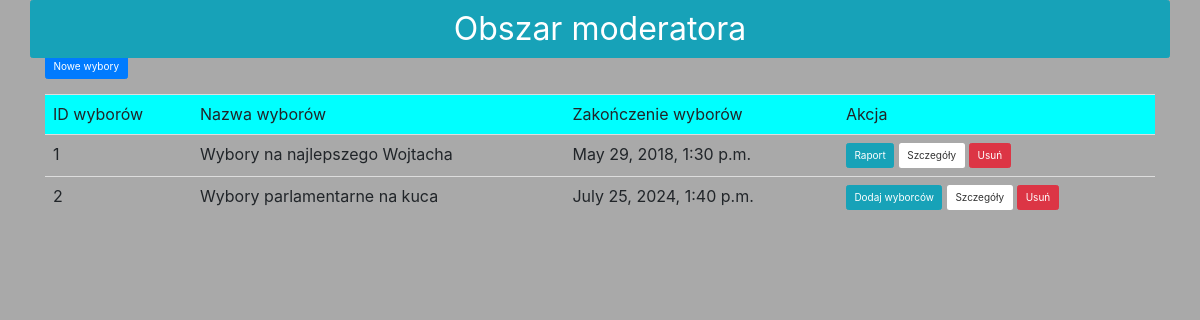
/mod/elections (signed in), run on an earlier commit of the app's database.
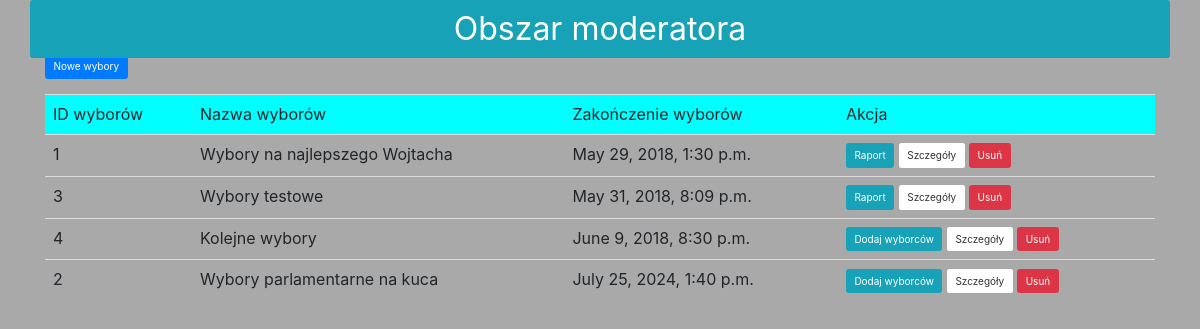
And on a later commit of the database.
### mysite/models.py (models this page shows, shortened)
class wybory(models.Model):
    ID_WYBOROW = models.AutoField(primary_key=True)
    nazwaWyborow = models.CharField(max_length=100)
    maxLiczbaKandydatowDoPoparcia = models.PositiveIntegerField()
    dataRozpoczecia = models.DateTimeField()
    dataZakonczenia = models.DateTimeField()
    class Meta:
        ordering = ["ID_WYBOROW"]
        db_table = "Wybory"
        verbose_name = "Wybory"
        verbose_name_plural = "Wybory"

### mysite/views.py (the view)
# urls.py: path('mod/elections', views.mod_election_list, name='Wybory mod'),
def mod_election_list(request):
    if request.user.is_authenticated:
        user = request.user
        logged_user = myUser.objects.get(username=user.username)
        if not logged_user.is_mod:
            return render(request, 'access_denied.html')
    else:
        return render(request, 'access_denied.html')
    template = loader.get_template("ModTemplates/mod_election_list.html")
    mylist = []
    all_elections = wybory.objects.all().order_by('dataZakonczenia')
    for x in all_elections:
        if str(datetime.datetime.now(pytz.timezone('Europe/Warsaw'))) < str(x.dataZakonczenia):
            in_time = True
        else:
            in_time = False
        this_election = electionsForList()
        this_election.myElection = x
        this_election.in_time = in_time
        mylist.append(this_election)
    username = 'moderator ' + logged_user.mod_profile.name + ' ' + logged_user.mod_profile.surname
    context = {
        'username': username,
        'all_elections': mylist
    }
    return HttpResponse(template.render(context, request))

### mysite/templates/ModTemplates/mod_election_list.html (shortened to what this page needs)
{% extends "ModTemplates/base_mod.html" %}
{% load bootstrap3 %}
{% block content %}
    <a href="{% url 'Nowe wybory mod' %}" class="btn btn-primary" >Nowe wybory</a>
    <br/><br/>
{% if all_elections %}
<table class="table" align="center">
<tr bgcolor="#00ffff">
    <td>
        ID wyborów
    </td>
    <td>
        Nazwa wyborów
    </td>
    <td>
        Zakończenie wyborów
    </td>
    <td>
        Akcja
    </td>
</tr>
{%for election in all_elections %}
<tr>
    <td>
        {{ election.myElection.ID_WYBOROW }}
    </td>
    <td>
        {{ election.myElection.nazwaWyborow }}
    </td>
    <td>
        {{ election.myElection.dataZakonczenia }}
    </td>
    <td>
        {% if not election.in_time %}
            <a class="btn btn-info" href={% url 'Wyniki wyborów' election.myElection.ID_WYBOROW  %} >Raport</a>
        {% else %}
            <a class="btn btn-info" href="{% url 'Dodaj wyborców mod' election.myElection.ID_WYBOROW %}">Dodaj wyborców</a>
        {% endif %}
        <a class="btn btn-default" href="{% url 'Szczegóły wyborów mod' election.myElection.ID_WYBOROW %}">Szczegóły</a>
        <a class="btn btn-danger" href="{% url 'Usuń wybory' election.myElection.ID_WYBOROW %}">Usuń</a>
    </td>
</tr>
{% endfor %}
</table>
    <br/>
{% else %}
    <br/>
    <div class="alert alert-danger">
    <strong>Brak wyborów</strong>
    </div>
{% endif %}
{% endblock %}

What changed in the data, as far as the page shows it:
added wybory: myElection.ID_WYBOROW "3", myElection.nazwaWyborow "Wybory testowe", myElection.dataZakonczenia "May 31, 2018, 8:09 p.m."
added wybory: myElection.ID_WYBOROW "4", myElection.nazwaWyborow "Kolejne wybory", myElection.dataZakonczenia "June 9, 2018, 8:30 p.m."
Also different on the page:
new list line: "Raport Szczegóły Usuń"
new list line: "Dodaj wyborców Szczegóły Usuń"
